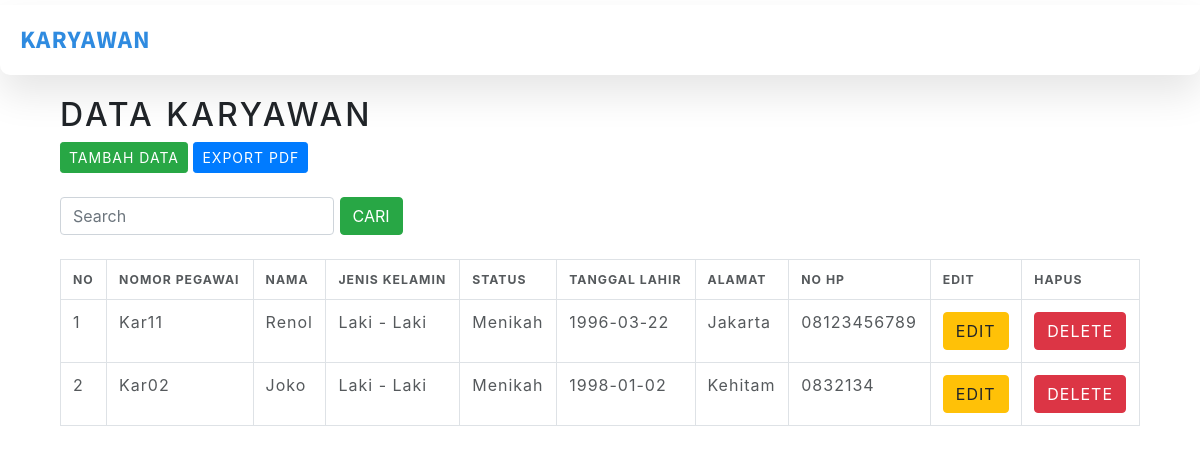
The page / on the database its author committed.
### tables this page shows
CREATE TABLE `karyawan` (
  `id` int(11) NOT NULL,
  `no_pegawai` varchar(255) NOT NULL,
  `nama` varchar(255) NOT NULL,
  `jk` varchar(255) NOT NULL,
  `status` varchar(255) NOT NULL,
  `tgllahir` varchar(255) NOT NULL,
  `alamat` varchar(255) NOT NULL,
  `nohp` varchar(255) NOT NULL
);

### application/controllers/Karyawan.php (called while the page is built, shortened)
<?php
class Karyawan extends CI_Controller{
		public function index(){
			$data['title'] = 'Data Karyawan';
			$data['karyawan'] = $this->karyawan_model->get_karyawan();
			$this->load->view('templates/header');
			$this->load->view('karyawan/index', $data);
			$this->load->view('templates/footer');
		}
	}

### index.php (called while the page is built, shortened)
<?php
require_once BASEPATH.'core/CodeIgniter.php';

### application/models/Karyawan_model.php (called while the page is built, shortened)
<?php
class Karyawan_model extends CI_Model{
		public function get_karyawan(){
			return $this->db->query("SELECT * FROM karyawan ORDER BY no_pegawai DESC")->result_array();
		}
	}

### application/views/karyawan/index.php (the view)
<h2><?= $title; ?></h2>
<a type="button" href="<?php echo base_url(); ?>karyawan/create" class="btn btn-success btn-sm" role="button">Tambah Data</a>
<a type="button" href="<?php echo base_url(); ?>karyawan/export" class="btn btn-primary btn-sm" role="button">Export PDF</a>
<br><br>
<ul class="list-group">
<div class="form-inline form-right">
    <?php echo form_open('karyawan/search')?>
    <input type="text" name="keyword" class="form-control" placeholder="Search">
    <button type="submit" class="btn btn-success">Cari</button>
    <?php echo form_close() ?>
</div>
<div><br></div>
<table class="Table table-bordered">
		<tr>
			<th>No</th>
			<th>Nomor Pegawai</th>
			<th>Nama</th>
			<th>Jenis Kelamin</th>
			<th>Status</th>
            <th>Tanggal Lahir</th>
            <th>Alamat</th>
            <th>No Hp</hp>
            <th>Edit</th>
			<th>Hapus</th>
		</tr>
		<?php
		$i = 1;
		foreach ($karyawan as $row) : ?>
			<tr>
				<td><?php echo $i++?></td>
				<td><?php echo $row ['no_pegawai']; ?></td>
                <td><?php echo $row ['nama']; ?></td>
                <td><?php echo $row ['jk']; ?></td>
                <td><?php echo $row ['status']; ?></td>
                <td><?php echo $row ['tgllahir']; ?></td>
				<td><?php echo $row ['alamat']; ?></td>
                <td><?php echo $row ['nohp']; ?></td>
                <td><a href="<?php echo base_url('karyawan/edit/'.$row['id']); ?>" class="btn btn-warning">Edit</a></td>
				<td><a href="<?php echo base_url('karyawan/delete/'.$row['id']); ?>" class="btn btn-danger">Delete</a></td>
			</tr>
		<?php endforeach; ?>
	</table>
</ul>

### application/views/templates/header.php (shortened to what this page needs)
<html>
	<head>
		<link rel="stylesheet" href="https://bootswatch.com/4/lux/bootstrap.min.css">
		<link rel="stylesheet" href="<?php echo base_url(); ?>assets/css/style.css">
		<link href="https://unpkg.com/aos@2.3.1/dist/aos.css" rel="stylesheet">
		<link href="//maxcdn.bootstrapcdn.com/bootstrap/4.1.1/css/bootstrap.min.css" rel="stylesheet" id="bootstrap-css">
	</head>
	<body>
	<div class="container">
		<nav>
			<a href="<?php echo base_url(); ?>karyawan" class="logo">KARYAWAN</a>
		</nav>
		<br>
		<br>
		<br>
		<br>
	<div class="container">

### application/views/templates/footer.php (shortened to what this page needs)
</div>
</body>
</html>

### application/views/templates/header.php (style rules this page uses)
* { margin: 0; padding: 0; box-sizing: border-box; }
body { width: 100%; height: 100vh; }
nav { position: fixed; width: 100%; z-index: 1000; height: 70px; top: 0; right: 0; left: 0; background-color: #fff; display: flex; justify-content: space-between; align-items: center; border-bottom-left-radius: 10px; border-bottom-right-radius: 10px; margin-top: 5px; box-shadow: 0 19px 38px rgba(0,0,0,0.10); }
.logo { font-family: 'Source Sans Pro', sans-serif; font-weight: bold; text-transform: uppercase; text-decoration: none; color: #2f8be0; font-size: 25px; margin-left: 20px; }

### rows shown on the page
karyawan: no_pegawai "Kar11", nama "Renol", jk "Laki - Laki", status "Menikah", tgllahir "1996-03-22", alamat "Jakarta", nohp "08123456789"
karyawan: no_pegawai "Kar02", nama "Joko", jk "Laki - Laki", status "Menikah", tgllahir "1998-01-02", alamat "Kehitam", nohp "0832134"

### other values the page prints
$title "DATA KARYAWAN"
